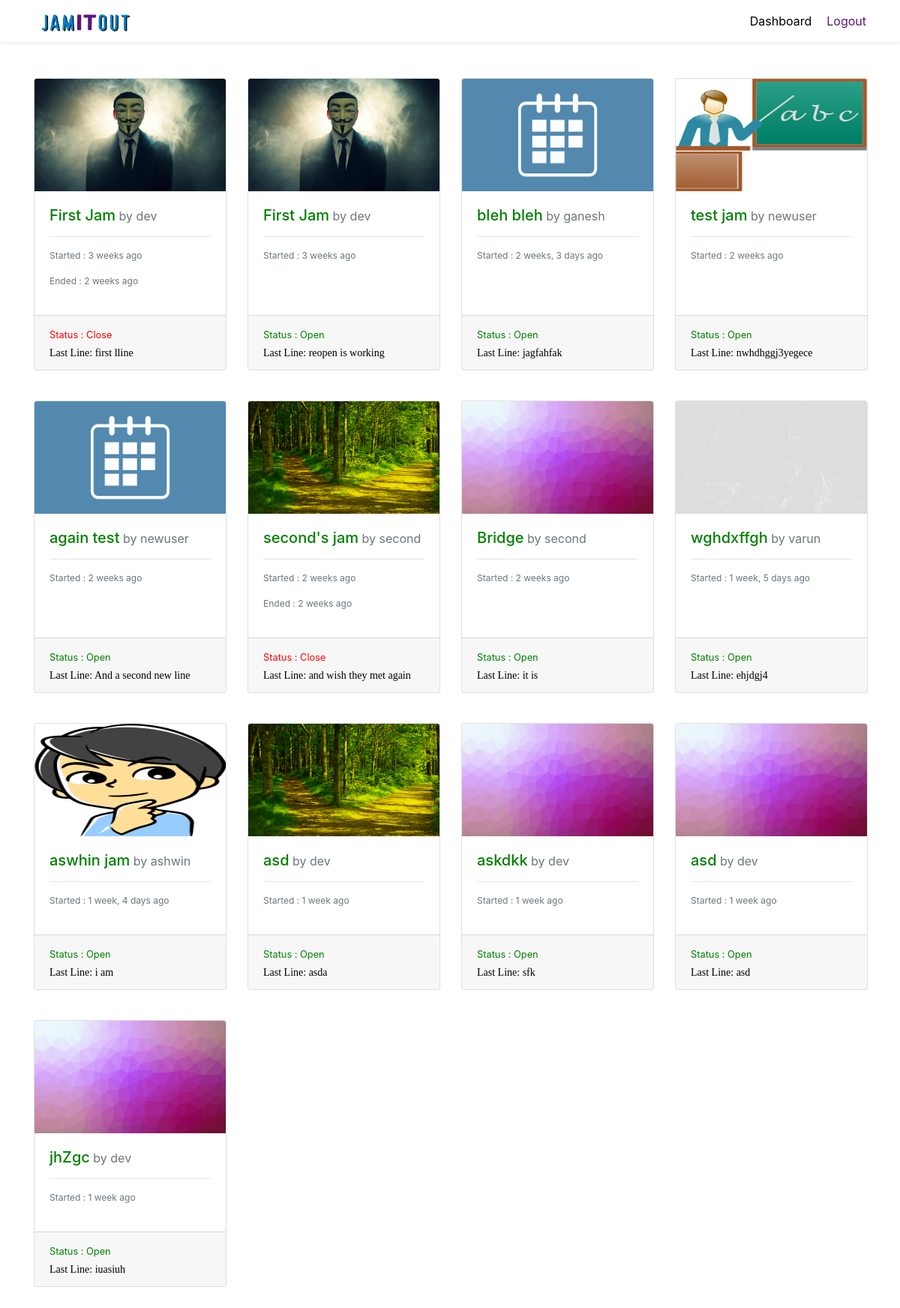
The app's page /displayJam/ (signed in), older data.
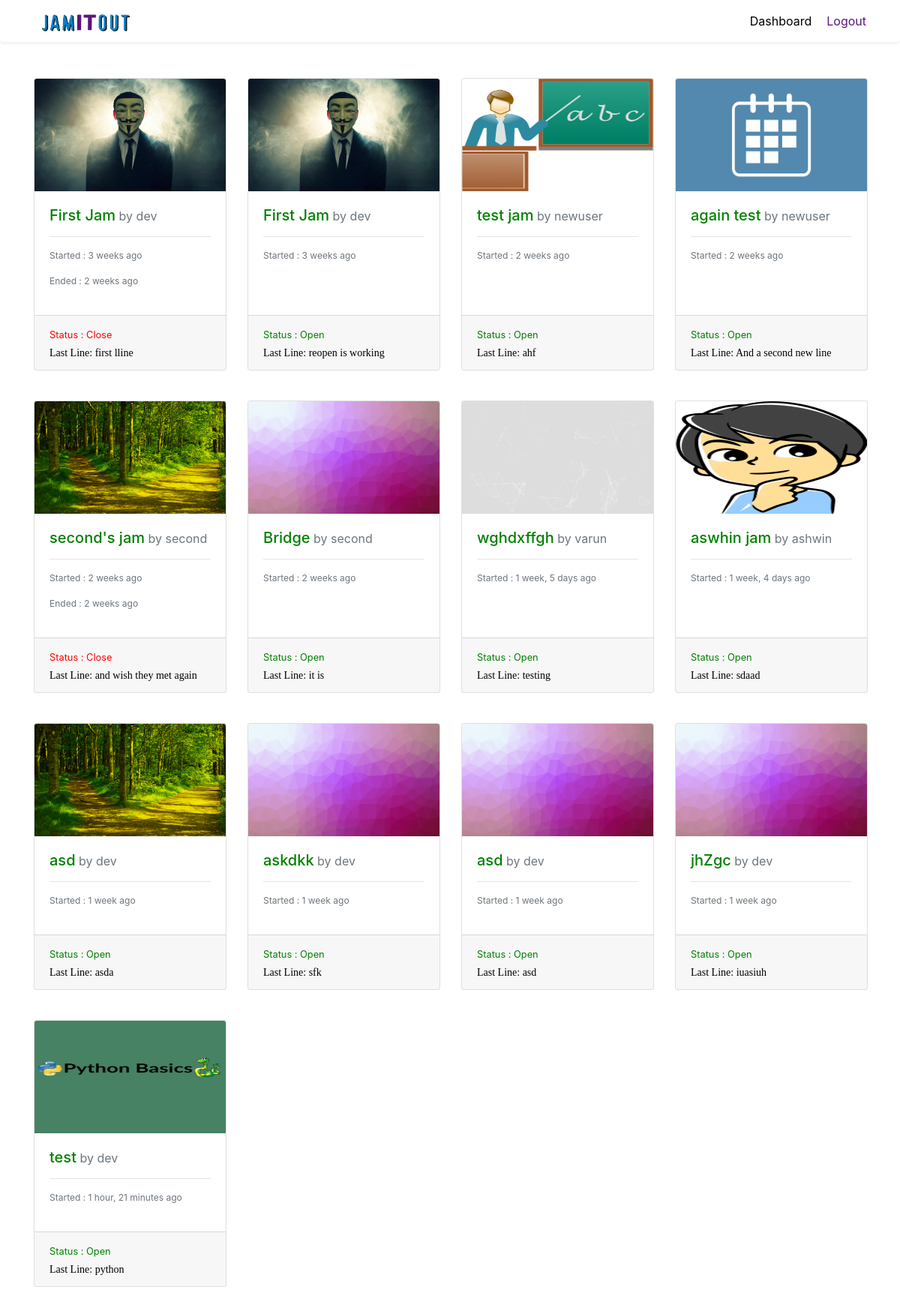
The same page, newer data.
### jam/models.py (models this page shows, shortened)
class Jam(models.Model):
    Title = models.CharField(max_length=200)
    NoLines = models.IntegerField()
    Creator = models.ForeignKey(User,on_delete = models.CASCADE)
    Start_date = models.DateTimeField(auto_now_add = True)
    End_date = models.DateTimeField(null=True)
    cover=models.ImageField(upload_to="jam_covers/", default="jam_covers/cover.jpg")
    Status = models.BooleanField()

class JamLines(models.Model):
    Jamid=models.ForeignKey(Jam,on_delete=models.CASCADE,default=None)
    LineNo = models.IntegerField()
    Line = models.CharField(max_length = 100)
    Contributer = models.ForeignKey(User,on_delete = models.CASCADE)
    Date = models.DateTimeField(auto_now_add = True)

### jam/views.py (the view)
# urls.py: path('displayJam/', display_jams),
@login_required(login_url='/login/')
def display_jams(request):
    lastlinelist=[]
    jams=Jam.objects.all()
    for jam in jams:
        last_lines=JamLines.objects.filter(Jamid=jam).last()
        lastlinelist.append(last_lines)
    return render(request,"all-jams.html",{'my_jams':jams,'lastlineslist':lastlinelist})

### jam/templates/all-jams.html (shortened to what this page needs)
<!DOCTYPE html>
{% load static %}
<html lang="en" dir="ltr">
<head>
	<link rel="stylesheet" href="https://stackpath.bootstrapcdn.com/bootstrap/4.2.1/css/bootstrap.min.css">
</head>
<body>
	<nav class="navbar navbar-expand-lg navbar-light bg-light shadow-sm bg-white rounded">
		<div class="container ">
	<a class="navbar-brand" href="#"><img src="{% static 'MyPost.png' %}" style="width:120px;height:25px;margin-left:10px;" alt="JamItOut-logo"></a>
	<div class="collapse navbar-collapse" id="navbarNav">
		{% if request.user.is_authenticated %}
		<ul class="nav navbar-nav ml-auto">
			<li class="nav-item">
				<a class="nav-text-dark " style="color:black;margin-left:20px;" href="/dashboard/">Dashboard</a>
			</li>
			<li class="nav-item">
				<a class="nav-text-dark" style="color:#5d147c;margin-left:20px;" href="/logout/">Logout</a>
			</li>
		</ul>
		{% endif %}
	</div>
	</div>
</nav>
<br><br>
<div class="container" >
	<div class="row">
	{% for jam in my_jams %}
<div class="col-sm-7 col-xs-5 col-lg-3 d-flex" style="margin-bottom:40px;">
	<a href="{% url 'read' jam_id=jam.id %}">
	<div class="card-deck h-100" style="color:inherit">
  <div class="card d-flex">
    <img style="height:150px;width:255px" src="{%get_media_prefix %}{{ jam.cover }}" class="card-img-top" alt="cover image">
    <div class="card-body">
      <h5 class="card-title" style="color:green">{{jam.Title}}<small class="text-muted">  by {{ jam.Creator }}  </small></h5>
			<hr>
	 <p class="text-muted" style="font-size:12px">Started : {{jam.Start_date|timesince}} ago</p>
	 {% if not jam.Status %}
	 <p class="text-muted" style="font-size:12px">Ended : {{jam.End_date|timesince}} ago</p>
	 {% endif %}
    </div>
    <div class="card-footer">
			{% if jam.Status %}
			<small class="card-text" style="color:green">Status : Open</small>
			{% else %}
			<small class="card-text" style="color:red">Status : Close</small>
			{% endif %}
			{% for line in lastlineslist %}
			{% if line.Jamid == jam %}
			<br>
        <small class="card-text " style="font-family:'Margarine', cursive;font-size:14px">Last Line: {{line.Line}}</small>
			{% endif %}
			{% endfor %}
    </div>
  </div>
</div>
</div>
{% endfor %}
</div>
</div>
</body>
</html>

Row changes from the older to the newer data that the page shows:
removed Jam: cover (picture), Title "bleh bleh", Creator "ganesh", Start_date "2 weeks, 3 days", Status "Status : Open"
removed JamLines: Line "jagfahfak", shown under "bleh bleh"
computed for Jam "test jam": loses JamLines (Line "nwhdhggj3yegece")
added JamLines: Line "ahf", shown under Jam "test jam"
computed for Jam "wghdxffgh": loses JamLines (Line "ehjdgj4")
added JamLines: Line "testing", shown under Jam "wghdxffgh"
computed for Jam "aswhin jam": loses JamLines (Line "i am")
added JamLines: Line "sdaad", shown under Jam "aswhin jam"
added Jam: cover (picture), Title "test", Creator "dev", Start_date "1 hour, 21 minutes", Status "Status : Open"
added JamLines: Line "python", shown under "test"
